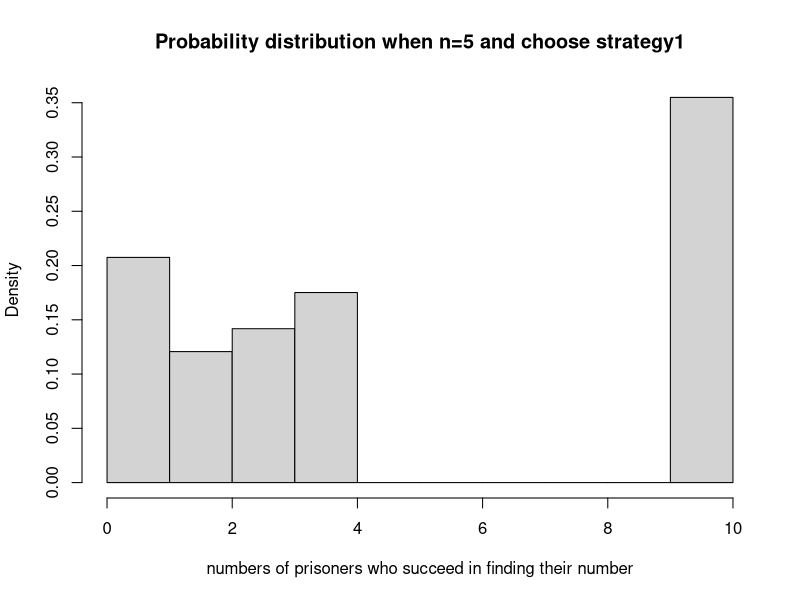
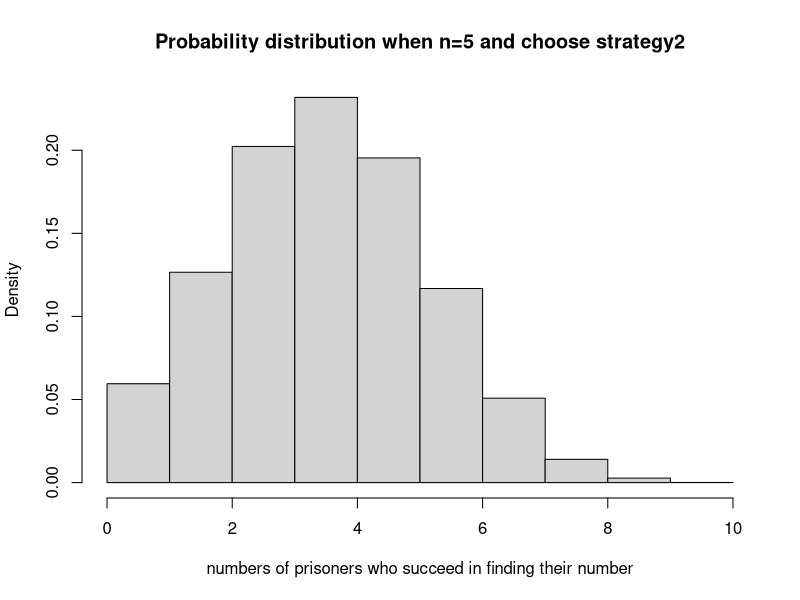
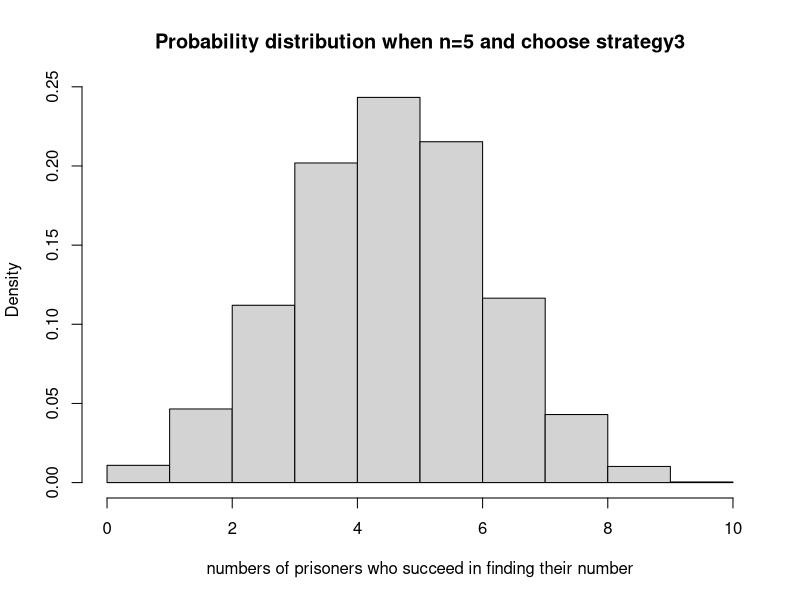
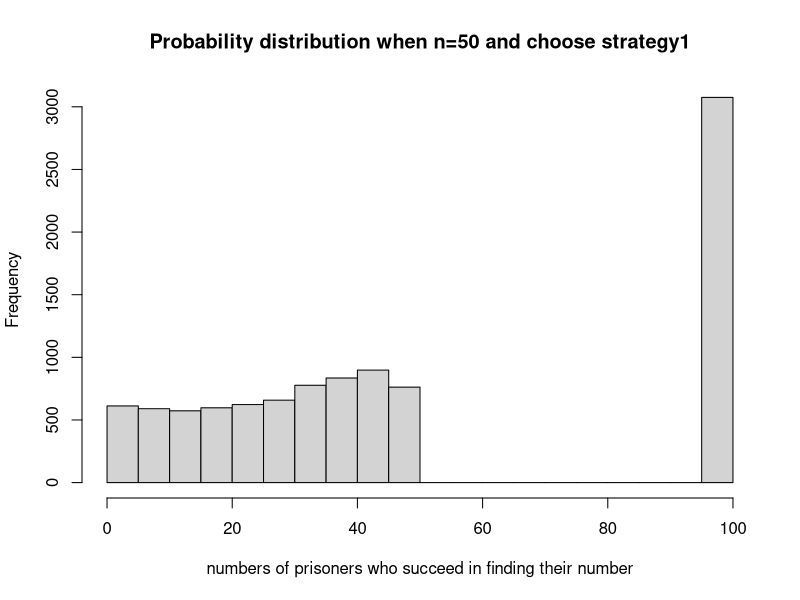
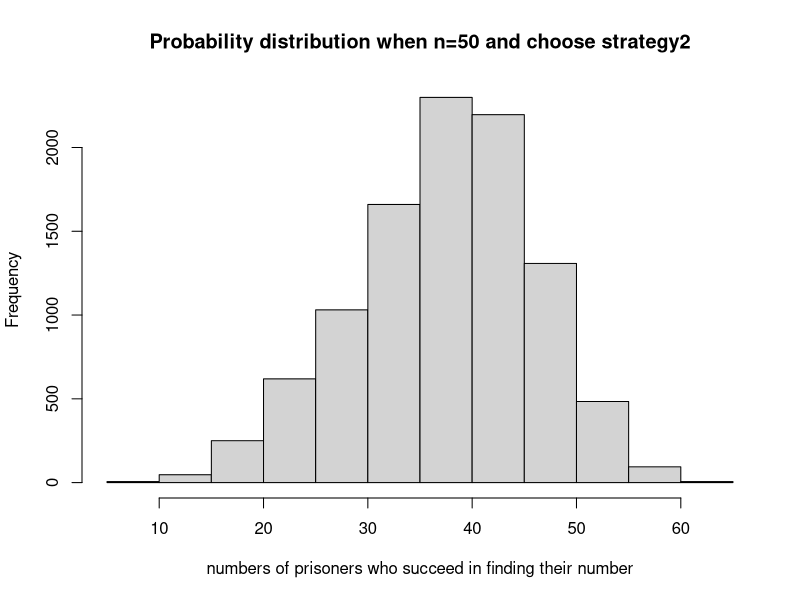
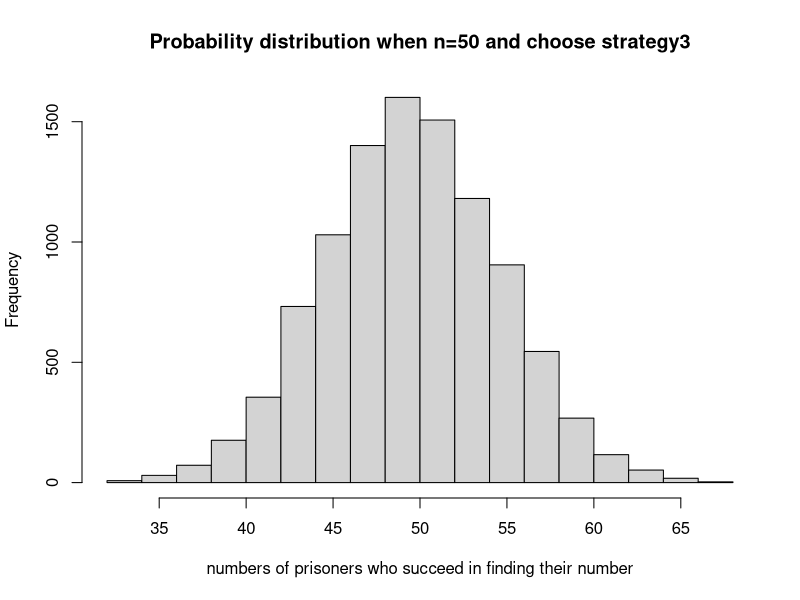

Recreate these plots in R, in order. (Note: a time limit stopped this script after it produced the figures.)
#Content of strategy1-Each prisoner starts from the box with the same number 
#as himself, and then opens the next box based on the card number in that box.

#Loop in turn until the prisoner finds a card with the same number as himself 
#or ends after looping n times.


##function "strategy1" is the code implementation of strategy1.

# The input to this function is:

#n: The prisoner can open the box at most n times, and the number of prisoners, 
#boxes and cards is 2n.

#k: Prisoner's number.

#box: distribution of 2n cards randomly assigned in 2n boxes.

##The output of this function is:

# Whether the prisoner found the correct card, if found, return the number "1", 
#otherwise return the number "0".

##Variable explanation in function:

#"found" indicates whether the prisoner found the correct card, the initial value 
#of 0 indicates that it was not found.

#"count" is used to count the number of times the prisoner opens the box, 
#the initial value is 1.

#"card_num" indicates the card number in the box opened each time, if card_num==k, 
#it means the prisoner finds a card with the same number as himself.

strategy1<-function(n,k,box){
  found<-0        
  count<-1        
  card_num<-box[k]        
  while (count<=n) {
    if (card_num==k) {
      found<-1
      break
    } else {
      card_num<-box[card_num]
    }
    count<-count+1
  }
  return(found)
}

################################################################################

#Content of strategy2: Each prisoner starts with a randomly numbered box 
#and then opens the next box based on the number of cards in that box.

#Loop in turn until the prisoner finds a card with the same number as himself 
#or ends after looping n times.

##function "strategy2" is the code implementation of strategy2.

# The input to this function is:

#n: The prisoner can open the box at most n times, and the number of prisoners, 
#boxes and cards is 2n.

#k: Prisoner's number.

#box: distribution of 2n cards randomly assigned in 2n boxes.

#The output of this function is:

# Whether the prisoner found the correct card, if found, return the number "1", 
#otherwise return the number "0".

#Explanation of variables in the function:

#found indicates whether the prisoner found the correct card, the initial value 
#of 0 indicates that it was not found.

#count is used to count the number of times the prisoner opens the box, 
#the initial value is 1.

#"random" means starting from a randomly selected box.

#"card_num" indicates the card number in the box opened each time, if card_num==k,
#it means the prisoner finds a card with the same number as himself.

strategy2<-function(n,k,box){
  found<-0
  count<-1
  random<-sample(1:(2*n),1)
  card_num<-box[random]
  while (count<=n) {
    if (card_num==k) {
      found<-1
      break
    } else {
      card_num<-box[card_num]
    }
    count<-count+1
  }
  return(found)
}

################################################################################

#Content of strategy3: Prisoners open n boxes at random and check if they 
#have their own numbered cards in them.

##function "strategy3" is the code implementation of strategy3.

#The input of this function is:

#n: The prisoner can open the box at most n times, and the number of prisoners, 
#boxes and cards is 2n.

#k: Prisoner's number.

#box: distribution of 2n cards randomly assigned in 2n boxes.

#The output of this function is:

# Whether the prisoner found the correct card, if found, return the number "1", 
#otherwise return the number "0".

#Explanation of variables in the function:

#"found“ indicates whether the prisoner found the correct card, the initial value 
#of 0 indicates that it was not found.

#"random" means to open n boxes randomly.

strategy3<-function(n,k,box){
  found<-0
  random<-sample(1:(2*n),n)
  if (k %in% box[random]){
    found<-1
  }
  return(found)
}
################################################################################

##Pone simulates 10,000 times the process of a given prisoner trying to find 
#the same card number as his own through three strategies.

##The input of this function:

#n: The prisoner can open the box at most n times, and the number of prisoners, 
#boxes and cards is 2n.

#k: Prisoner's number.

#strategy: The strategy used by the prisoner, the value can only be '1', '2', '3'.

#nreps: Number of simulations (default 10000).

##The output of this function:

#return the probability estimate.

##Variable explanation in function:

#"found" indicates whether the prisoner found the correct card, the initial value 
#of 0 indicates that it was not found.

#"boxes" means 2n cards are randomly distributed in 2n boxes.

#"prob" represents the frequency of successful discovery across all simulations.

Pone<-function(n,k,strategy,nreps=10000){
  found<-0
  for (i in 1:nreps){
    boxes<-sample(1:(2*n),2*n)
    
    #since the return value of strategy1/2/3 is 1 or 0,
    #it's now easy to calculate 'found' with simple addition
    if(strategy==1){
      found<-found+strategy1(n,k,boxes)
    }else if(strategy==2){
      found<-found+strategy2(n,k,boxes)
    }else if(strategy==3){
      found<-found+strategy3(n,k,boxes)
    }
  }
  prob<-found/nreps
  return(prob)
}

################################################################################


##Pall simulates the process of 10,000 times that all prisoners try to find 
#the same card number as themselves through three strategies in turn.

#The input of this function is:

#n: The prisoner can open the box at most n times, and the number of prisoners, 
#boxes and cards is 2n.

#strategy: The strategy used by the prisoner, the value can only be '1', '2', '3'.

#nreps: Number of simulations (default 10000).

##The output of this function is:

#Return a vector that records the results of each simulation 
#( the number of all prisoners that were successfully found).

##Variable explanation in function:

#"result" is a vector of length nreps, each element represents the result of the 
#current simulation.

#"boxes" means 2n cards are randomly distributed in 2n boxes.

#"prisoner" is the number of all prisoners.

#"found" indicates whether the prisoner found the correct card, the initial value 
#of 0 indicates that it was not found.

Pall<-function(n,strategy,nreps=10000){
  result<-rep(0,nreps)
  for (i in 1:nreps) {
    boxes<-sample(1:(2*n),2*n)
    prisoner<-1:(2*n)
    found<-0
    
    #since the return value of strategy1/2/3 is 1 or 0,
    #it's now easy to calculate 'found' with simple addition
    for (p in prisoner) {
      if(strategy==1){
        found<-found+strategy1(n,p,boxes)
      }else if(strategy==2){
        found<-found+strategy2(n,p,boxes)
      }else if(strategy==3){
        found<-found+strategy3(n,p,boxes)
      }
    }
    result[i]<-found
  }
  return(result)
}

################################################################################

##examples to show the results when n and strategy change.

#First simulate the individual probability when n=5 and 50.

sprintf('When n=5, the individual probability for choosing strategy1 is %f',Pone(5,10,1))
sprintf('When n=5, the individual probability for choosing strategy2 is %f',Pone(5,10,2))
sprintf('When n=5, the individual probability for choosing strategy3 is %f',Pone(5,10,3))
sprintf('When n=50, the individual probability for choosing strategy1 is %f',Pone(50,10,1))
sprintf('When n=50, the individual probability for choosing strategy2 is %f',Pone(50,10,2))
sprintf('When n=50, the individual probability for choosing strategy3 is %f',Pone(50,10,3))

#Then simulate the joint success probability distribution when n=5.

hist(Pall(5,1),col='lightgrey',main='Probability distribution when n=5 and choose strategy1',
     freq=F,breaks=10,xlab='numbers of prisoners who succeed in finding their number')
hist(Pall(5,2),col='lightgrey',main='Probability distribution when n=5 and choose strategy2',
     freq=F,breaks=10,xlab='numbers of prisoners who succeed in finding their number')
hist(Pall(5,3),col='lightgrey',main='Probability distribution when n=5 and choose strategy3',
     freq=F,breaks=10,xlab='numbers of prisoners who succeed in finding their number')

#simulate the joint success probability distribution when n=50.

hist(Pall(50,1),col='lightgrey',main='Probability distribution when n=50 and choose strategy1',
     xlab='numbers of prisoners who succeed in finding their number')
hist(Pall(50,2),col='lightgrey',main='Probability distribution when n=50 and choose strategy2',
     xlab='numbers of prisoners who succeed in finding their number')
hist(Pall(50,3),col='lightgrey',main='Probability distribution when n=50 and choose strategy3',
     xlab='numbers of prisoners who succeed in finding their number')

################################################################################

##Remarks about the surprising results:

#According to the results above, we can find that the individual probability for
#choosing 3 different strategies are close to be same, but the joint success
#probability distribution for choosing 3 strategies are very different. When
#prisoners choose strategy1, there are about 30% probability that they can all
#freed, while there is no chance for choosing strategy 2 and 3. 

################################################################################

##find_one_loop is used to find the loop starting with a certain number in the box.

##The input of the function:

#k: start number of loop.

#box: Represents the distribution of 2n cards randomly assigned in 2n boxes.

##The output of this function:

#Return a vector representing the found loop.

##Variable explanation in the function:

#"temp_k": Temporary variable for loop, initial assignment is k.

#"loop:" record the found loop.

find_one_loop<-function(k,box){
  temp_k<-k
  loop<-c(k)
  while(box[temp_k]!=k){
    temp_k<-box[temp_k]
    loop<-append(loop,temp_k)
  }
  return(loop)
}

################################################################################

##find_all_loop is used to find all loops that exist in the box.

##The input of this function:

#n: The number of prisoners, boxes and cards is 2n.

#box: Represents the distribution of 2n cards randomly assigned in 2n boxes.

##The output of this function:

#Return a vector that records the unique length of all loops that exist in the box.

##Variable explanation in the function:

#all_loop: record all loops, initially empty.

#idx: Indicates the number of the box.

find_all_loop<-function(n,box){
  all_loop<-c()
  idx<-1:(2*n)
  
  #Randomly select one of the remaining numbers to start to find a loop, 
  #and select a loop from all the numbers.
  
  #delete the number in the loop.
  
  while (length(idx)!=0) {
    k<-sample(idx,1)
    loop<-find_one_loop(k,box)
    all_loop<-append(all_loop,length(loop))
    idx<-idx[!idx %in% loop]
  }
  return(unique(all_loop))
}

################################################################################

##"dloop" is used to estimate the probability of each loop length from 1 to 2n 
#occurring at least once in a random shuffling of cards to boxes.

##The input of this function:

#n: The number of prisoners, boxes and cards is 2n.

#nreps: Number of simulations (default 10000).

##The output of this function:

#return a 2n-vector of probabilities.

##Variable explanation in the function:

#"prob": a vector of length 2n, counting the length counts of all loops 
#found in each simulation.

#"all_loop": record the unique length of all loops in each simulation.

dloop<-function(n,nreps=10000){
  prob<-rep(0,2*n)
  for (i in 1:nreps) {
    u<-sample(1:(2*n),2*n)
    all_loop<-find_all_loop(n,u)
    for (loop in all_loop) {
      prob[loop]<-prob[loop]+1
    }
  }
  prob<-prob/nreps
  return(prob)
}

################################################################################
#"dloop_plus" is used to count the length of the longest loop in each simulation; 
#in all simulations, count the number of occurrences of each longest loop, 
#and finally calculate the probability of each longest loop.

##The input of this function:

#n: The number of prisoners, boxes and cards is 2n.

#nreps: Number of simulations (default 10000).

##The output of this function:

#return a 2n-vector of probabilities.

##Variable explanation in the function:

#"prob": a vector of length 2n, count the maximum length of all loops found 
#in each simulation and count.

#"all_loop": record the unique length of all loops in each simulation.

dloop_plus<-function(n,nreps=10000){
  prob<-rep(0,2*n)
  for (i in 1:nreps) {
    u<-sample(1:(2*n),2*n)
    all_loop<-find_all_loop(n,u)
    
    prob[max(all_loop)]<-prob[max(all_loop)]+1
  }
  prob<-prob/nreps
  return(prob)
}

################################################################################

##probabilities visualization using dloop for n=50
prob<-dloop(50)
barplot(prob,
        main='The probability distribution of each loop length from 1 to 2n 
        occurring at least once in a random shuffling of cards to boxes',
        xlab='100 prisoners',ylab='Probabilities')

##probabilities visualization using dloop for n=50
prob1<-dloop_plus(50)
barplot(prob1,
        main='The probability distribution of each longest loop occuring 
        in a random shuffling of cards to boxes',
        xlab='100 prisoners',ylab='Probabilities')
sprintf('The probability that there is no loop longer than 50 is %f',sum(prob1[1:50]))
